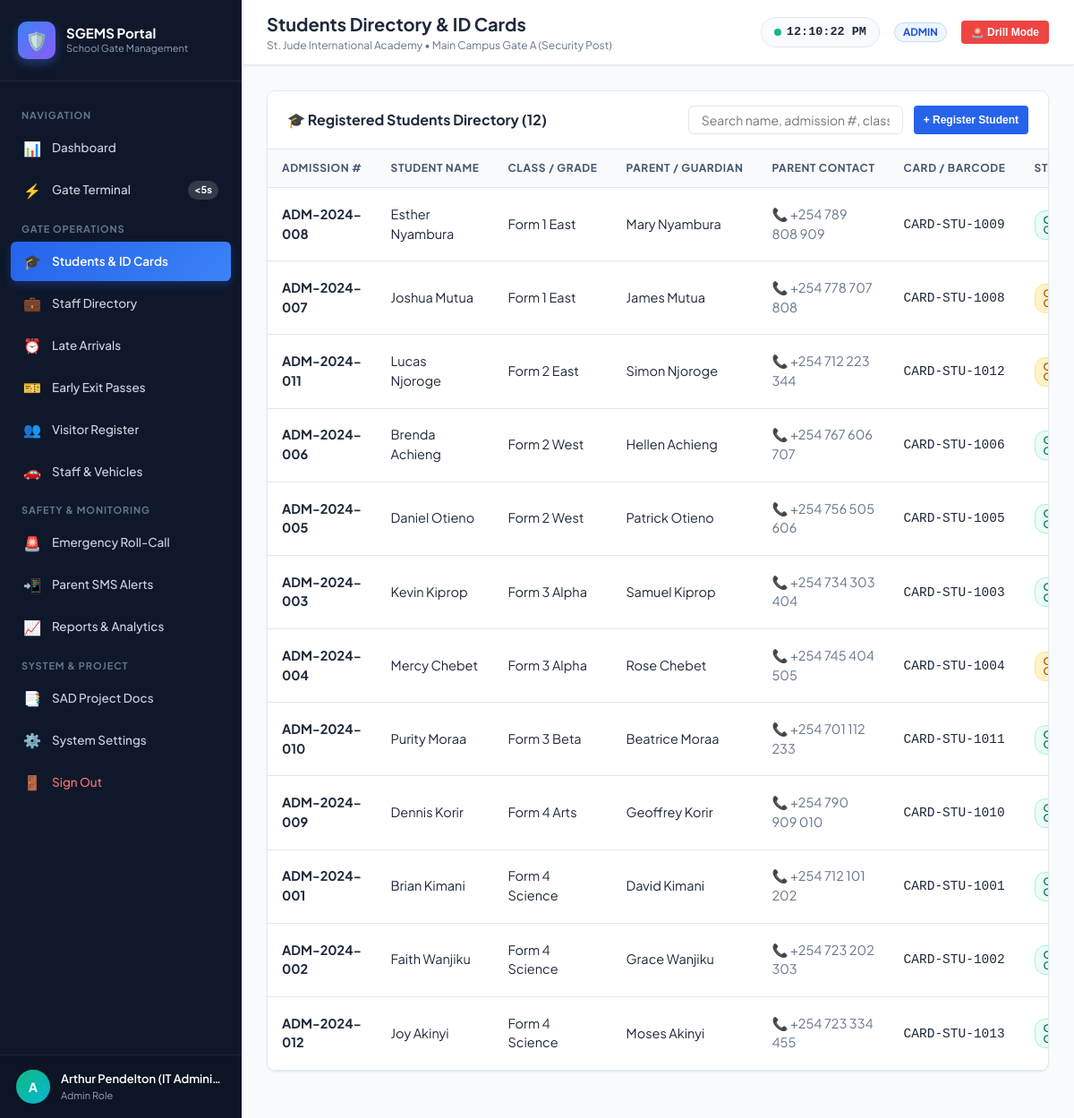
The page /pages/students.php (signed in) on the database its author committed.
### tables this page shows
CREATE TABLE `system_settings` (
  `setting_key` VARCHAR(50) NOT NULL,
  `setting_value` TEXT NOT NULL,
  `description` VARCHAR(255) DEFAULT NULL,
  PRIMARY KEY (`setting_key`)
);

CREATE TABLE `students` (
  `id` INT AUTO_INCREMENT PRIMARY KEY,
  `admission_no` VARCHAR(30) NOT NULL UNIQUE,
  `full_name` VARCHAR(100) NOT NULL,
  `class_grade` VARCHAR(30) NOT NULL,
  `parent_name` VARCHAR(100) NOT NULL,
  `parent_phone` VARCHAR(30) NOT NULL,
  `parent_email` VARCHAR(100) DEFAULT NULL,
  `card_number` VARCHAR(50) NOT NULL UNIQUE,
  `gender` ENUM('Male', 'Female') DEFAULT 'Male',
  `status` ENUM('on_campus', 'off_campus') NOT NULL DEFAULT 'off_campus',
  `last_seen` DATETIME DEFAULT NULL,
  `created_at` TIMESTAMP DEFAULT CURRENT_TIMESTAMP,
  INDEX `idx_students_status` (`status`),
  INDEX `idx_students_class` (`class_grade`),
  INDEX `idx_students_card` (`card_number`)
);

### config/db.php (called while the page is built, shortened)
<?php
function get_db_connection() {
    static $pdo = null;
    if ($pdo === null) {
        $dsn = "mysql:host=" . DB_HOST . ";port=" . DB_PORT . ";dbname=" . DB_NAME . ";charset=utf8mb4";
        $options = [
            PDO::ATTR_ERRMODE            => PDO::ERRMODE_EXCEPTION,
            PDO::ATTR_DEFAULT_FETCH_MODE => PDO::FETCH_ASSOC,
            PDO::ATTR_EMULATE_PREPARES   => false,
        ];
        try {
            $pdo = new PDO($dsn, DB_USER, DB_PASS, $options);
        } catch (PDOException $e) {
            die("Database connection failed: " . htmlspecialchars($e->getMessage()));
        }
    }
    return $pdo;
}
function get_setting($key, $default = '') {
    try {
        $pdo = get_db_connection();
        $stmt = $pdo->prepare("SELECT setting_value FROM system_settings WHERE setting_key = ? LIMIT 1");
        $stmt->execute([$key]);
        $row = $stmt->fetch();
        return $row ? $row['setting_value'] : $default;
    } catch (Exception $e) {
        return $default;
    }
}
function is_logged_in() {
    return isset($_SESSION['user_id']) && !empty($_SESSION['user_id']);
}
function has_role(...$roles) {
    return in_array($_SESSION['role'], $roles);
}

### pages/students.php (the view, shortened to what this page needs)
<?php
$pageTitle = 'Students Directory & ID Cards';
require_once __DIR__ . '/../includes/header.php';
$pdo = get_db_connection();
$students = $pdo->query("SELECT * FROM students ORDER BY class_grade ASC, full_name ASC")->fetchAll();
?>
<div class="card">
  <div class="card-header">
    <div class="card-title">
      <span>🎓 Registered Students Directory (<?php echo count($students); ?>)</span>
    </div>
    <div style="display:flex; gap:12px;">
      <input type="text" id="studentSearch" class="form-control" style="width:240px; padding:6px 14px;" placeholder="Search name, admission #, class...">
      <?php if (has_role('admin', 'teacher')): ?>
      <button class="btn btn-primary btn-sm" onclick="openModal('addStudentModal')">+ Register Student</button>
      <?php endif; ?>
    </div>
  </div>
  <div class="table-responsive">
    <table class="data-table" id="studentsTable">
      <thead>
        <tr>
          <th>Admission #</th>
          <th>Student Name</th>
          <th>Class / Grade</th>
          <th>Parent / Guardian</th>
          <th>Parent Contact</th>
          <th>Card / Barcode</th>
          <th>Status</th>
        </tr>
      </thead>
      <tbody>
        <?php foreach ($students as $s): ?>
        <tr>
          <td><strong><?php echo htmlspecialchars($s['admission_no']); ?></strong></td>
          <td><?php echo htmlspecialchars($s['full_name']); ?></td>
          <td><?php echo htmlspecialchars($s['class_grade']); ?></td>
          <td><?php echo htmlspecialchars($s['parent_name']); ?></td>
          <td>
            <a href="tel:<?php echo htmlspecialchars($s['parent_phone']); ?>" style="color:var(--text-muted);">
              📞 <?php echo htmlspecialchars($s['parent_phone']); ?>
            </a>
          </td>
          <td><code><?php echo htmlspecialchars($s['card_number']); ?></code></td>
          <td>
            <span class="badge <?php echo $s['status'] === 'on_campus' ? 'badge-in' : 'badge-out'; ?>">
            </span>
          </td>
        </tr>
        <?php endforeach; ?>
      </tbody>
    </table>
  </div>
</div>
<?php require_once __DIR__ . '/../includes/footer.php'; ?>

### includes/header.php (shortened to what this page needs)
<?php
require_once __DIR__ . '/../config/db.php';
$pageTitle = $pageTitle ?? 'Dashboard';
$schoolName = get_setting('school_name', 'St. Jude International Academy');
$isEmergency = (get_setting('emergency_mode', '0') === '1');
?>
<!DOCTYPE html>
<html lang="en">
<head>
  <link rel="stylesheet" href="<?php echo BASE_URL; ?>assets/css/style.css">
  <link rel="stylesheet" href="<?php echo BASE_URL; ?>assets/css/print.css" media="print">
</head>
<body>
<div class="app-layout">
  <?php include __DIR__ . '/nav.php'; ?>
  <div class="app-main">
    <header class="app-topbar">
      <div class="topbar-left">
        <div class="page-title-wrap">
          <h1><?php echo htmlspecialchars($pageTitle); ?></h1>
          <p><?php echo htmlspecialchars($schoolName); ?> &bull; <?php echo htmlspecialchars(get_setting('gate_name', 'Main Gate')); ?></p>
        </div>
      </div>
      <div class="topbar-right">
        <div class="live-clock-pill">
          <span class="live-pulse"></span>
          <span id="liveClockText">--:--:--</span>
        </div>
        <div style="display:flex; align-items:center; gap:8px;">
          <span class="badge badge-approved" style="text-transform:uppercase; font-weight:700;">
            <?php echo htmlspecialchars($_SESSION['role'] ?? 'guest'); ?>
          </span>
        </div>
        <?php if (!$isEmergency && has_role('admin', 'principal', 'guard')): ?>
        <button class="btn btn-danger btn-sm" onclick="startEmergencyDrill()">
          🚨 Drill Mode
        </button>
        <?php endif; ?>
      </div>
    </header>
    <main class="content-body">

### assets/css/style.css (style rules this page uses)
:root { --primary: #2563eb; --primary-hover: #1d4ed8; --primary-light: #eff6ff; --accent: #8b5cf6; --success: #10b981; --success-bg: #ecfdf5; --warning: #f59e0b; --warning-bg: #fffbeb; --danger: #ef4444; --danger-bg: #fef2f2; --info: #06b6d4; --dark: #0f172a; --dark-surface: #1e293b; --sidebar-bg: #0f172a; --sidebar-text: #94a3b8; --sidebar-active: #ffffff; --bg-main: #f8fafc; --card-bg: #ffffff; --border: #e2e8f0; --text-main: #1e293b; --text-muted: #64748b; --radius-sm: 6px; --radius-md: 10px; --radius-lg: 16px; --shadow-sm: 0 1px 3px rgba(0,0,0,0.06); --shadow-md: 0 4px 6px -1px rgba(0,0,0,0.08), 0 2px 4px -2px rgba(0,0,0,0.05); --shadow-lg: 0 10px 15px -3px rgba(0,0,0,0.1), 0 4px 6px -4px rgba(0,0,0,0.05); --font: 'Plus Jakarta Sans', -apple-system, BlinkMacSystemFont, "Segoe UI", Roboto, sans-serif; }
* { box-sizing: border-box; margin: 0; padding: 0; }
body { font-family: var(--font); background-color: var(--bg-main); color: var(--text-main); line-height: 1.5; font-size: 14.5px; min-height: 100vh; }
a { color: var(--primary); text-decoration: none; transition: color 0.15s ease; }
.app-layout { display: flex; min-height: 100vh; }
.app-main { margin-left: 270px; flex: 1; display: flex; flex-direction: column; min-width: 0; }
.app-topbar { background-color: var(--card-bg); border-bottom: 1px solid var(--border); padding: 12px 28px; display: flex; align-items: center; justify-content: space-between; position: sticky; top: 0; z-index: 90; box-shadow: var(--shadow-sm); }
.topbar-left { display: flex; align-items: center; gap: 16px; }
.page-title-wrap h1 { font-size: 20px; font-weight: 700; color: var(--text-main); display: flex; align-items: center; gap: 8px; }
.page-title-wrap p { font-size: 12px; color: var(--text-muted); }
.topbar-right { display: flex; align-items: center; gap: 16px; }
.live-clock-pill { background-color: var(--bg-main); border: 1px solid var(--border); padding: 6px 14px; border-radius: 20px; font-family: monospace; font-size: 13.5px; font-weight: 600; color: var(--text-main); display: flex; align-items: center; gap: 6px; }
.live-pulse { width: 8px; height: 8px; border-radius: 50%; background-color: var(--success); box-shadow: 0 0 0 0 rgba(16, 185, 129, 0.7); animation: pulse-green 1.8s infinite; }
.content-body { padding: 28px; flex: 1; }
.card { background-color: var(--card-bg); border: 1px solid var(--border); border-radius: var(--radius-md); box-shadow: var(--shadow-sm); margin-bottom: 24px; overflow: hidden; }
.card-header { padding: 16px 22px; border-bottom: 1px solid var(--border); display: flex; align-items: center; justify-content: space-between; background-color: #ffffff; }
.card-title { font-size: 16px; font-weight: 700; color: var(--text-main); display: flex; align-items: center; gap: 8px; }
.table-responsive { width: 100%; overflow-x: auto; }
.data-table { width: 100%; border-collapse: collapse; text-align: left; }
.data-table th { background-color: #f8fafc; color: #475569; font-size: 12px; font-weight: 700; text-transform: uppercase; letter-spacing: 0.05em; padding: 12px 16px; border-bottom: 1px solid var(--border); white-space: nowrap; }
.data-table td { padding: 13px 16px; border-bottom: 1px solid var(--border); color: var(--text-main); vertical-align: middle; }
.badge { display: inline-flex; align-items: center; gap: 4px; padding: 4px 9px; border-radius: 12px; font-size: 11.5px; font-weight: 600; line-height: 1; }
.badge-in { background: #ecfdf5; color: #047857; border: 1px solid #a7f3d0; }
.badge-out { background: #fef3c7; color: #b45309; border: 1px solid #fde68a; }
.badge-approved { background: #eff6ff; color: #1d4ed8; border: 1px solid #bfdbfe; }
.btn { display: inline-flex; align-items: center; justify-content: center; gap: 8px; padding: 9px 16px; font-size: 13.5px; font-weight: 600; border-radius: var(--radius-sm); border: 1px solid transparent; cursor: pointer; transition: all 0.15s ease; line-height: 1.2; }
.btn-primary { background-color: var(--primary); color: #fff; }
.btn-danger { background-color: var(--danger); color: #fff; }
.btn-sm { padding: 5px 10px; font-size: 12px; border-radius: 4px; }
.form-control { width: 100%; padding: 10px 14px; border-radius: var(--radius-sm); border: 1px solid var(--border); font-family: inherit; font-size: 14px; color: var(--text-main); background-color: #ffffff; outline: none; transition: border-color 0.15s, box-shadow 0.15s; }

### rows shown on the page
system_settings: setting_value "St. Jude International Academy"
system_settings: setting_value "Main Campus Gate A (Security Post)"
students: admission_no "ADM-2024-008", full_name "Esther Nyambura", class_grade "Form 1 East", parent_name "Mary Nyambura", parent_phone "+254 789 808 909", card_number "CARD-STU-1009"
students: admission_no "ADM-2024-007", full_name "Joshua Mutua", class_grade "Form 1 East", parent_name "James Mutua", parent_phone "+254 778 707 808", card_number "CARD-STU-1008"
students: admission_no "ADM-2024-011", full_name "Lucas Njoroge", class_grade "Form 2 East", parent_name "Simon Njoroge", parent_phone "+254 712 223 344", card_number "CARD-STU-1012"
students: admission_no "ADM-2024-006", full_name "Brenda Achieng", class_grade "Form 2 West", parent_name "Hellen Achieng", parent_phone "+254 767 606 707", card_number "CARD-STU-1006"
students: admission_no "ADM-2024-005", full_name "Daniel Otieno", class_grade "Form 2 West", parent_name "Patrick Otieno", parent_phone "+254 756 505 606", card_number "CARD-STU-1005"
students: admission_no "ADM-2024-003", full_name "Kevin Kiprop", class_grade "Form 3 Alpha", parent_name "Samuel Kiprop", parent_phone "+254 734 303 404", card_number "CARD-STU-1003"
students: admission_no "ADM-2024-004", full_name "Mercy Chebet", class_grade "Form 3 Alpha", parent_name "Rose Chebet", parent_phone "+254 745 404 505", card_number "CARD-STU-1004"
students: admission_no "ADM-2024-010", full_name "Purity Moraa", class_grade "Form 3 Beta", parent_name "Beatrice Moraa", parent_phone "+254 701 112 233", card_number "CARD-STU-1011"
students: admission_no "ADM-2024-009", full_name "Dennis Korir", class_grade "Form 4 Arts", parent_name "Geoffrey Korir", parent_phone "+254 790 909 010", card_number "CARD-STU-1010"
students: admission_no "ADM-2024-001", full_name "Brian Kimani", class_grade "Form 4 Science", parent_name "David Kimani", parent_phone "+254 712 101 202", card_number "CARD-STU-1001"
students: admission_no "ADM-2024-002", full_name "Faith Wanjiku", class_grade "Form 4 Science", parent_name "Grace Wanjiku", parent_phone "+254 723 202 303", card_number "CARD-STU-1002"
students: admission_no "ADM-2024-012", full_name "Joy Akinyi", class_grade "Form 4 Science", parent_name "Moses Akinyi", parent_phone "+254 723 334 455", card_number "CARD-STU-1013"

### other values the page prints
substr($_SESSION['full_name'] ?? 'U', 0, 1) "A"
$_SESSION['full_name'] "Arthur Pendelton (IT Admini…"
$_SESSION['role'] "Admin"
$pageTitle "Students Directory & ID Cards"
$_SESSION['role'] "ADMIN"
count($students) "12"
